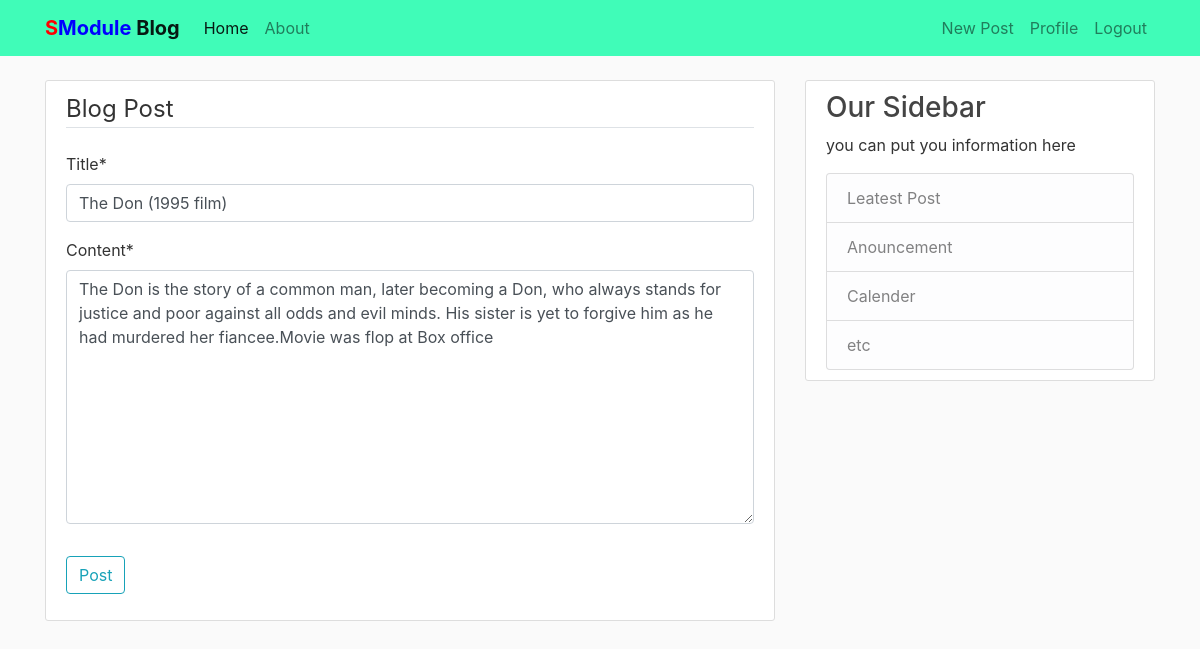
/post/update/27/ (signed in), run on the app's committed database.
### blog/models.py (models this page shows, shortened)
class Posts(models.Model):
    title = models.CharField(max_length=100)
    content = models.TextField()
    date_posted = models.DateTimeField(default=timezone.now)
    author = models.ForeignKey(User, on_delete=models.CASCADE)

### blog/views.py (the view, shortened to what this page needs)
class PostUpdateView(LoginRequiredMixin, UserPassesTestMixin, UpdateView):
    model = Posts
    fields = ['title', 'content']
    template_name = 'blog/post_form.html'
    def test_func(self):
        post = self.get_object()
        if self.request.user == post.author:
            return True
        return False

### blog/templates/blog/post_form.html (shortened to what this page needs)
{% extends "blog/base.html" %}
{% load crispy_forms_tags %}
{% block content %}
    <div class="content-section">
      <form action="" method="post">
        <fieldset class="form-group">
          <legend class="border-bottom mb-4">Blog Post</legend>
          {{ form|crispy }}
        </fieldset>
        <div class="form-group">
          <button class="btn btn-outline-info" type="submit">Post</button>
        </div>
      </form>
    </div>
{% endblock %}

### blog/static/blog/main.css (style rules this page uses)
body { background: #fafafa; color: #333333; }
.content-section { background: #ffffff; padding: 10px 20px; border: 1px solid #dddddd; border-radius: 3px; margin-bottom: 20px; }

### data on the page
Posts: title "The Don (1995 film)", content "The Don is the story of a common man, later becoming a Don, who always stands for justice and poor against all odds and evil minds. His sister is yet to forgive him as he had murdered her fiancee.Movie was flop at Box office"
